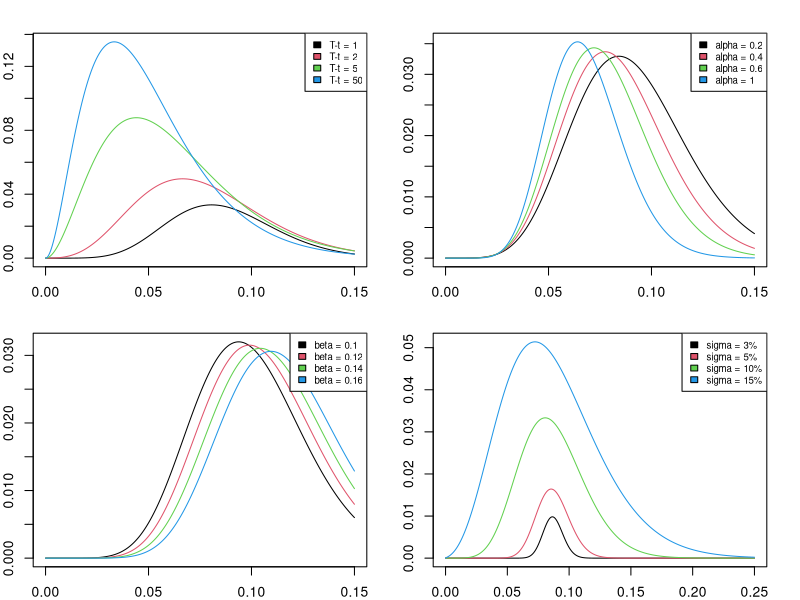
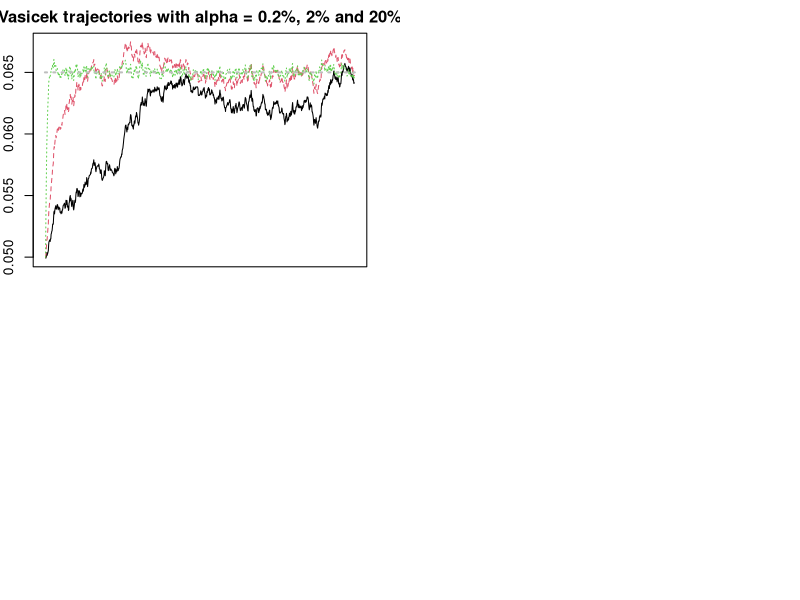
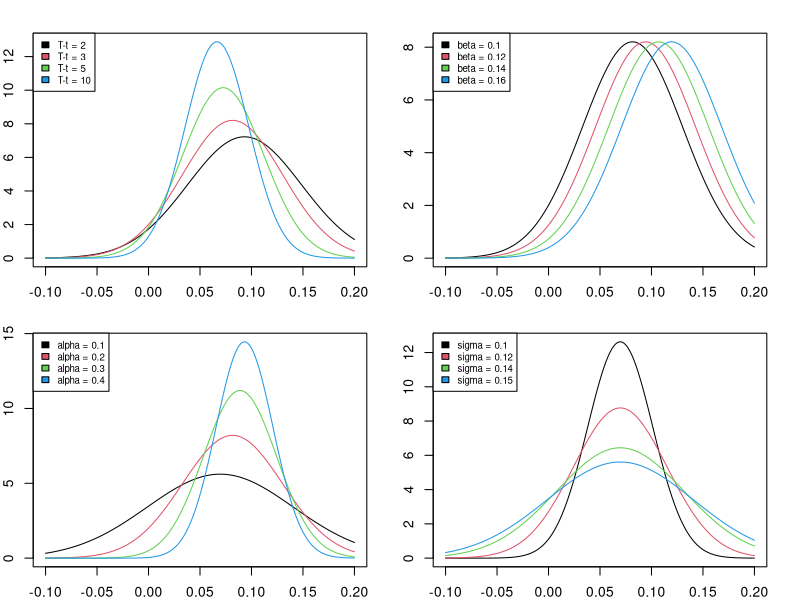

These figures' R source, in order:


CIR_pdf = function(x, alpha, beta, sigma, delta_T, r0 = 0.1){
q = (2*alpha*beta)/(sigma^2) - 1
c = (2*alpha)/(sigma^2*(1-exp(-alpha*delta_T)))
u = c*r0*exp(-alpha*delta_T)
y = dchisq(2*c*x, df = 2*q+2, ncp = 2*u)
}


x <- seq(0, 0.15, length = 1000)
y1 <- CIR_pdf(x, .3, 0.05, 0.1, 1)
y2 <- CIR_pdf(x, .3, 0.05, 0.1, 2)
y3 <- CIR_pdf(x, .3, 0.05, 0.1, 5)
y4 <- CIR_pdf(x, .3, 0.05, 0.1, 50)

par(mar = c(2,2,2,2), mfrow = c(2,2))  
matplot(x, cbind(y1,y2,y3,y4), type = "l",ylab ="",xlab = "", col = 1:5, lty = 1)
legend("topright", c("T-t = 1", "T-t = 2", "T-t = 5", "T-t = 50"), fill = 1:5, cex = 0.7)

y1 <- CIR_pdf(x, .2, 0.05, 0.1, 1)
y2 <- CIR_pdf(x, .4, 0.05, 0.1, 1)
y3 <- CIR_pdf(x, .6, 0.05, 0.1, 1)
y4 <- CIR_pdf(x,  1, 0.05, 0.1, 1)
  
matplot(x, cbind(y1,y2,y3,y4), type = "l",ylab ="",xlab = "", col = 1:5, lty = 1)
legend("topright", c("alpha = 0.2", "alpha = 0.4", "alpha = 0.6", "alpha = 1"), fill = 1:5, cex = 0.7)

y1 <- CIR_pdf(x, .3, 0.10, 0.1, 1)
y2 <- CIR_pdf(x, .3, 0.12, 0.1, 1)
y3 <- CIR_pdf(x, .3, 0.14, 0.1, 1)
y4 <- CIR_pdf(x, .3, 0.16, 0.1, 1)
  
matplot(x, cbind(y1,y2,y3,y4), type = "l",ylab ="",xlab = "", col = 1:5, lty = 1)
legend("topright", c("beta = 0.1", "beta = 0.12", "beta = 0.14", "beta = 0.16"), fill = 1:5, cex = 0.7)

x <- seq(0, 0.25, length = 1000)
y1 <- CIR_pdf(x, .3, 0.05, 0.03, 1)
y2 <- CIR_pdf(x, .3, 0.05, 0.05, 1)
y3 <- CIR_pdf(x, .3, 0.05, 0.10, 1)
y4 <- CIR_pdf(x, .3, 0.05, 0.15, 1)
  
matplot(x, cbind(y1,y2,y3,y4), type = "l",ylab ="",xlab = "", col = 1:5, lty = 1)
legend("topright", c("sigma = 3%", "sigma = 5%", "sigma = 10%", "sigma = 15%"), fill = 1:5, cex = 0.7)

####################################################################################################################################


vasicek = function(alpha, beta, sigma, n = 1000, r0 = 0.05){
v <- rep(0, n)
v[1] = r0
for (i in 2:n){
    v[i] <- v[i-1]+alpha*(beta - v[i-1]) + sigma*rnorm(1)
          }
     return(v)
}


r = matrix(0, 1000, 3)
set.seed(2014)
r[,1] <- vasicek(0.002, 0.065, 0.0002)
set.seed(2014)
r[,2] <- vasicek(0.02, 0.065, 0.0002)
set.seed(2014)
r[,3] <- vasicek(0.2, 0.065, 0.0002)

matplot(r, type = "l", ylab = "", xaxt = "no",  main = "Vasicek trajectories with alpha = 0.2%, 2% and 20%")
lines(c(-1,1001), c(0.065, 0.065), col = "grey", lwd = 2, lty = 3)

############################################################################################################################




vasicek_pdf = function(x, alpha, beta, sigma, delta_T, r0 = 0.05){
e <- r0*exp(-alpha*delta_T)+beta*(1-exp(-alpha*delta_T))
s <- sigma^2/(2*alpha)*(1-exp(-2*alpha*delta_T))
y <- dnorm(x, mean = e, sd = s)
return(y)
}

x <- seq(-0.1, 0.2, length = 1000)
y1 <- vasicek_pdf(x, .2, 0.1, 0.15,10)
y2 <- vasicek_pdf(x, .2, 0.1, 0.15, 5)
y3 <- vasicek_pdf(x, .2, 0.1, 0.15, 3)
y4 <- vasicek_pdf(x, .2, 0.1, 0.15, 2)

par(xpd = T ,mar = c(2,2,2,2), mfrow = c(2,2))  
matplot(x, cbind(y1,y2,y3,y4), type = "l",ylab ="",xlab = "", col = 1:5, lty = 1)
legend("topleft", c("T-t = 2", "T-t = 3", "T-t = 5", "T-t = 10"), fill = 1:5, cex = 0.7)

y1 <- vasicek_pdf(x, .2, 0.1, 0.15, 5)
y2 <- vasicek_pdf(x, .2, 0.12, 0.15, 5)
y3 <- vasicek_pdf(x, .2, 0.14, 0.15, 5)
y4 <- vasicek_pdf(x, .2, 0.16, 0.15, 5)

matplot(x, cbind(y1,y2,y3,y4), type = "l", ylab ="",xlab = "", col = 1:5, lty = 1)
legend("topleft", c("beta = 0.1", "beta = 0.12", "beta = 0.14", "beta = 0.16"), fill = 1:5, cex = 0.7)

y1 <- vasicek_pdf(x, .1, 0.1, 0.15, 5)
y2 <- vasicek_pdf(x, .2, 0.1, 0.15, 5)
y3 <- vasicek_pdf(x, .3, 0.1, 0.15, 5)
y4 <- vasicek_pdf(x, .4, 0.1, 0.15, 5)

matplot(x, cbind(y1,y2,y3,y4), type = "l", ylab ="",xlab = "", col = 1:5, lty = 1)
legend("topleft", c("alpha = 0.1", "alpha = 0.2", "alpha = 0.3", "alpha = 0.4"), fill = 1:5, cex = 0.7)

y1 <- vasicek_pdf(x, .1, 0.1, 0.10, 5)
y2 <- vasicek_pdf(x, .1, 0.1, 0.12, 5)
y3 <- vasicek_pdf(x, .1, 0.1, 0.14, 5)
y4 <- vasicek_pdf(x, .1, 0.1, 0.15, 5)

matplot(x, cbind(y1,y2,y3,y4), type = "l", ylab ="",xlab = "", col = 1:5, lty = 1)
legend("topleft", c("sigma = 0.1", "sigma = 0.12", "sigma = 0.14", "sigma = 0.15"), fill = 1:5, cex = 0.7)
















